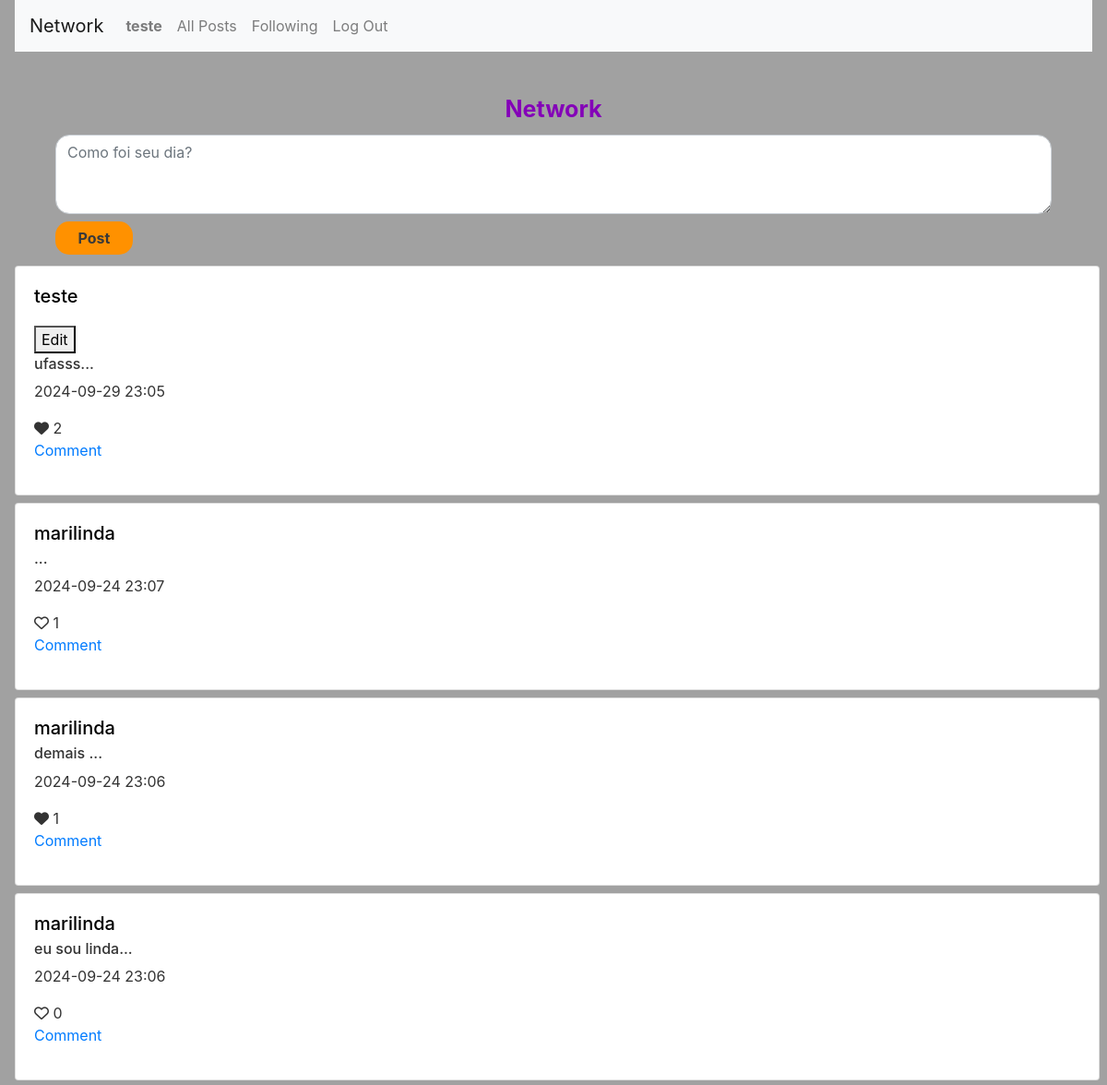
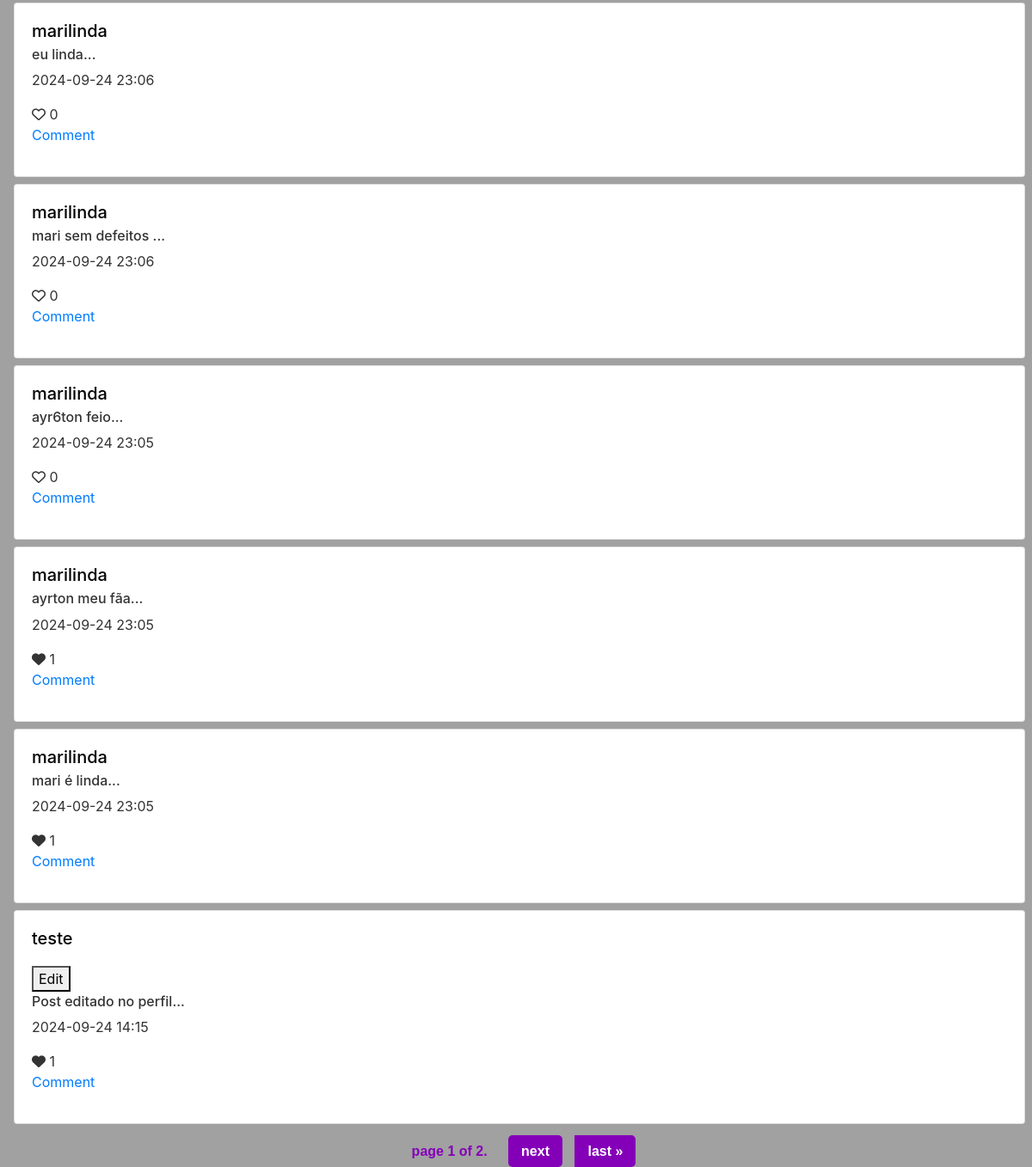
Screenshot of / (signed in) with the database file from the repository (2 pictures, top to bottom).
### network/models.py (models this page shows, shortened)
class User(AbstractUser):
    following = models.ManyToManyField('self', related_name='followers', symmetrical=False)

class Post(models.Model):
    user = models.ForeignKey(User, related_name="posts",on_delete=models.CASCADE)
    content = models.TextField(max_length=500)
    created_at = models.DateTimeField(auto_now_add=True)
    like = models.ManyToManyField(User)

### network/views.py (the view)
# urls.py: path("", views.index, name="index"),
def index(request):
    posts = Post.objects.all().order_by('-created_at')
    for post in posts:
        post.user_has_liked = post.like.filter(id=request.user.id).exists();
    paginator = Paginator(posts, 10)
    page_number = request.GET.get('page')
    page_obj = paginator.get_page(page_number)
    return render(request, "network/index.html", {
        "posts": posts,
        "user": request.user,
        "page_obj": page_obj
    })

### network/templates/network/index.html (shortened to what this page needs)
{% extends "network/layout.html" %}
{% block body %}
    {% if user.is_authenticated %}
        <form action="{% url 'post' %}" method="post" class="mb-3 new-post-area">
            <label for="exampleFormControlTextarea1" class="form-label">Network</label>
            <textarea name="post_content" placeholder="Como foi seu dia?" class="form-control" id="exampleFormControlTextarea1" rows="3"></textarea>
            <button type="submit" class="btn btn-warning">Post</button>
        </form>
        {% if posts %}
            <div id="posts_index">
                {% for post in page_obj %}
                    <div class="card" style="margin-top: 1vh; width: 100%;">
                        <div class="card-body">
                            <h5 class="card-title"><a class="card-title" href="{% url 'profile' post.user.username %}">{{ post.user.username }}</a></h5>
                            {% if user.username == post.user.username %}
                                <button class="edit-post card-link" data-post-id="{{ post.id }}">Edit</button>
                            {% endif %}
                            <div id="content-area">
                                <h6 id="content_post{{ post.id }}" class="card-subtitle mb-2 text-body-secondary"> {{ post.content }}... </h6>
                            </div>
                            <p class="card-text"> {{ post.created_at|date:"Y-m-d H:i" }} </p>
                            <form id="like_submit" data-post-id="{{ post.id }}" action="{% url 'like_post' post.id %}" method="POST">
                                <button id="like_btn{{ post.id }}" class="like-btn">
                                    {% if post.user_has_liked %}
                                        <i id="like_icon{{ post.id }}" class="fa-solid fa-heart"></i>
                                    {% else %}
                                        <i id="like_icon{{ post.id }}" class="fa-regular fa-heart"></i>
                                    {% endif %}
                                    <span id="like_qtd{{ post.id }}">{{ post.like.count }}</span>
                                </button>
                            </form>
                            <a href="#" class="card-link"><p>Comment</p></a>
                        </div>
                    </div>
                {% endfor %}
                <div class="pagination">
                    <span class="step_links">
                        <span class="current">
                            page {{page_obj.number}} of {{ page_obj.paginator.num_pages }}.
                        </span>
                        {% if page_obj.has_next %}
                            <a href="?page={{ page_obj.next_page_number }}">next</a>
                            <a href="?page={{ page_obj.paginator.num_pages }}">last &raquo;</a>
                        {% endif %}
                    </span>
                </div>
            </div>
        {% endif %}
    {% endif %}
{% endblock %}

### network/templates/network/layout.html (shortened to what this page needs)
{% load static %}
<!DOCTYPE html>
<html lang="en">
    <head>
        <link rel="stylesheet" href="https://stackpath.bootstrapcdn.com/bootstrap/4.4.1/css/bootstrap.min.css">
        <link href="{% static 'network/css/styles.css' %}" rel="stylesheet">
    </head>
    <body>
        <nav class="navbar navbar-expand-lg navbar-light bg-light">
            <a class="navbar-brand color-logo" href="{% url 'index' %}">Network</a>
            <div>
              <ul class="navbar-nav mr-auto">
                {% if user.is_authenticated %}
                    <li class="nav-item">
                        <a class="nav-link" href="{% url 'profile' user.username %}"><strong>{{ user.username }}</strong></a>
                    </li>
                {% endif %}
                <li class="nav-item">
                  <a class="nav-link" href="{% url 'index' %}">All Posts</a>
                </li>
                {% if user.is_authenticated %}
                    <li class="nav-item">
                        <a class="nav-link" href="{% url 'following' %}">Following</a>
                    </li>
                    <li class="nav-item">
                        <a class="nav-link" href="{% url 'logout' %}">Log Out</a>
                    </li>
                {% endif %}
              </ul>
            </div>
          </nav>
        <div class="body">
            {% block body %}
            {% endblock %}
        </div>
    </body>
</html>

### network/static/network/css/styles.css (style rules this page uses)
body { background-color: #a1a1a1; color: #333; height: 100vh; margin: 0 2vh; }
.pagination { display: flex; justify-content: center; align-items: center; margin: 20px 0; font-family: Arial, sans-serif; }
.step_links a { color: white; background-color: #8400b8; padding: 10px 15px; margin: 0 5px; text-decoration: none; border-radius: 5px; font-weight: bold; transition: background-color 0.3s ease; }
.current { color: #8400b8; font-weight: bold; padding: 10px 15px; }
.pagination a:last-child { border-radius: 0 5px 5px 0; }

### network/static/network/css/index.css (style rules this page uses)
.new-post-area { background-color: #ff910000; border-radius: 15px; padding: 20px; margin: 2vw; height: 23vh; }
.new-post-area label { display: flex; justify-content: center; color: #8400b8; font-size: 25px; font-weight: 700; }
.form-control { border-radius: 15px; }
.btn { background-color: #ff9100; margin-top: 1vh; height: 4.5vh; width: 7vw; color: rgb(58, 58, 58); font-weight: 700; border: 0; border-radius: 15px; }
#posts_index { display: flex; flex-direction: column; height: 60vh; width: 98vw; }
.card-title { color: black; width: max-content; transition: transform 0.3s ease-in-out; }
.edit-post { margin: 1vh 0; }
.like-btn { all: unset; cursor: pointer; }

### rows the page displays
User: username "teste"
Post: user.username "teste", content "ufasss", created_at "2024-09-29 23:05", like.count "2"
Post: user.username "marilinda", created_at "2024-09-24 23:07", like.count "1"
Post: user.username "marilinda", content "demais", created_at "2024-09-24 23:06", like.count "1"
Post: user.username "marilinda", content "eu sou linda", created_at "2024-09-24 23:06", like.count "0"
Post: user.username "marilinda", content "eu linda", created_at "2024-09-24 23:06", like.count "0"
Post: user.username "marilinda", content "mari sem defeitos", created_at "2024-09-24 23:06", like.count "0"
Post: user.username "marilinda", content "ayr6ton feio", created_at "2024-09-24 23:05", like.count "0"
Post: user.username "marilinda", content "ayrton meu fãa", created_at "2024-09-24 23:05", like.count "1"
Post: user.username "marilinda", content "mari é linda", created_at "2024-09-24 23:05", like.count "1"
Post: user.username "teste", content "Post editado no perfil", created_at "2024-09-24 14:15", like.count "1"

### other values shown
{{ page_obj.number }} "1"
{{ page_obj.paginator.num_pages }} "2"
